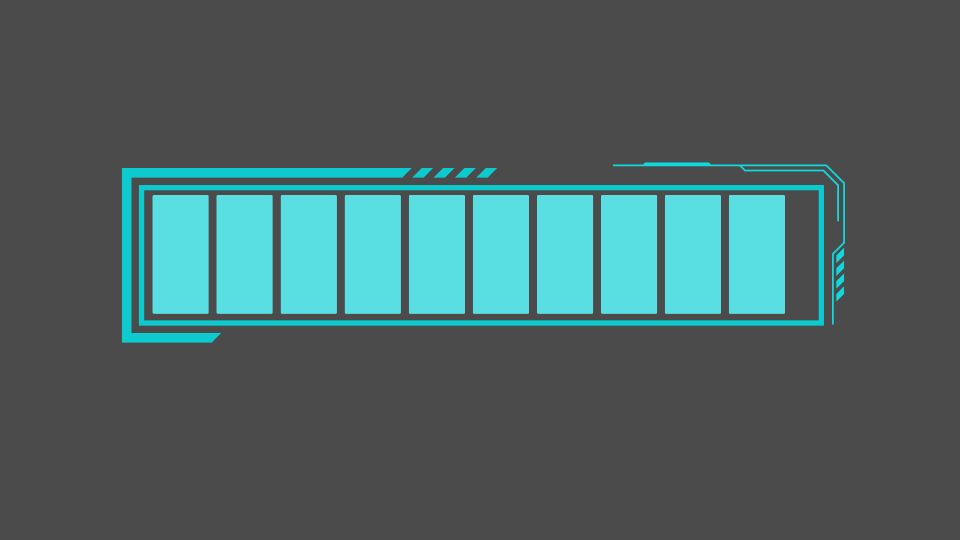
#> input picture SourceAssets/DrillEnergy/EnergyRevisedOriginal.png, 1920 x 1080 px, given in place of G.png, which was not available (shown at 1/2 size)
$ python prepare_drill_energy_cursor.py
#> lines starting #> are read from the running program, lines starting #| are printed output that depends on the picture
"""Prepare the supplied transparent artwork for UE; originals remain unchanged."""
from pathlib import Path
from PIL import Image
import shutil

root = Path(__file__).resolve().parents[1]
out = root / 'SourceAssets/DrillEnergy'
out.mkdir(parents=True, exist_ok=True)
art = Image.open('D:/下载/G.png').convert('RGBA')
shutil.copy2('D:/下载/G.png', out / 'EnergyOriginal.png')
frame = art.copy()
# Keep the original outline, separate its eight existing rectangles from the fill.
frame.paste((0,0,0,0), (290,385,1320,635))
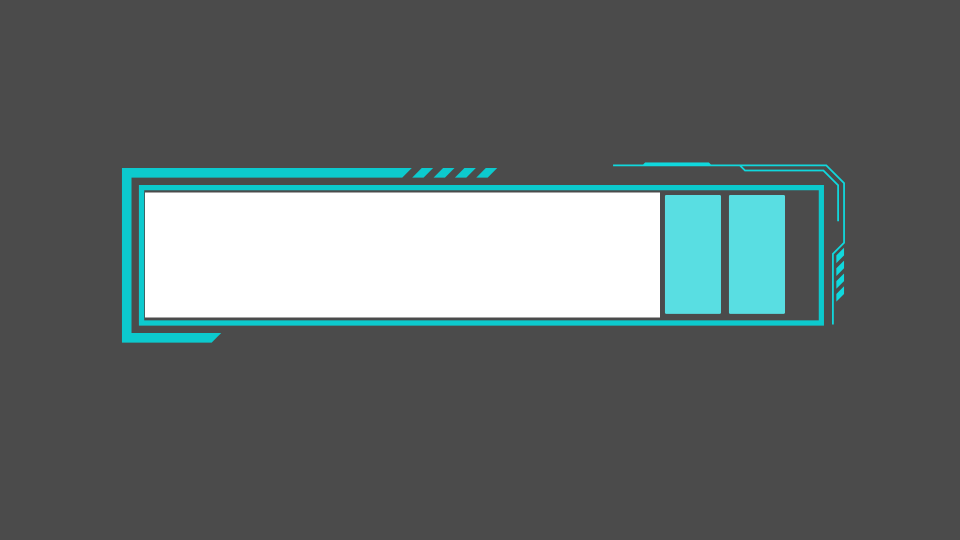
#> frame: PIL image 1920x1080 RGBA (shown at 1/2 size); mean R, G, B, A 64.2, 73.3, 73.5, 223.3; transparent parts drawn white
fill = Image.new('RGBA', art.size)
#> fill: PIL image 1920x1080 RGBA; every value is 0
block = art.crop((305,390,418,629))
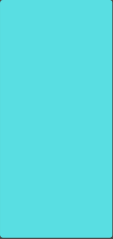
#> block: PIL image 113x239 RGBA; mean R, G, B, A 88.8, 220.2, 224.2, 255
# Repeat the supplied rectangle to fill the whole storage area (ten cells).
for i in range(10):
    fill.alpha_composite(block, (305 + i*128,390))
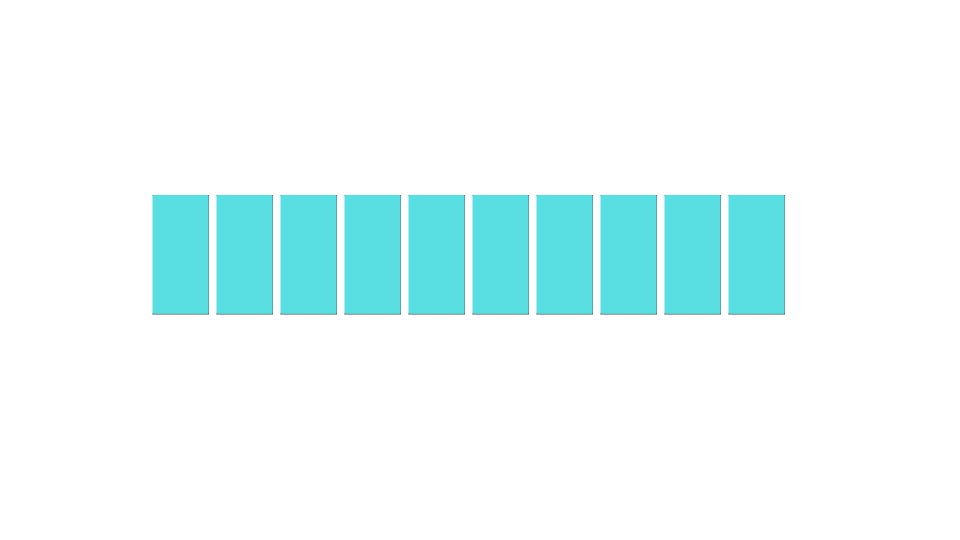
#> fill: PIL image 1920x1080 RGBA (shown at 1/2 size); mean R, G, B, A 11.6, 28.7, 29.2, 33.2; transparent parts drawn white
bounds = art.getbbox()
#> bounds = (0, 0, 1920, 1080)
for name, image in [('T_DrillEnergyFrame',frame),('T_DrillEnergyFill',fill)]:
    image.crop(bounds).transpose(Image.Transpose.ROTATE_90).save(out / (name+'.png'))
#> this loop made 2 passes
#> name on passes 1 to 2: 'T_DrillEnergyFrame', 'T_DrillEnergyFill'
#> pass 1, `image.crop(bounds).transpose(Image.Transpose.ROTATE_90).save(out / (na..`:
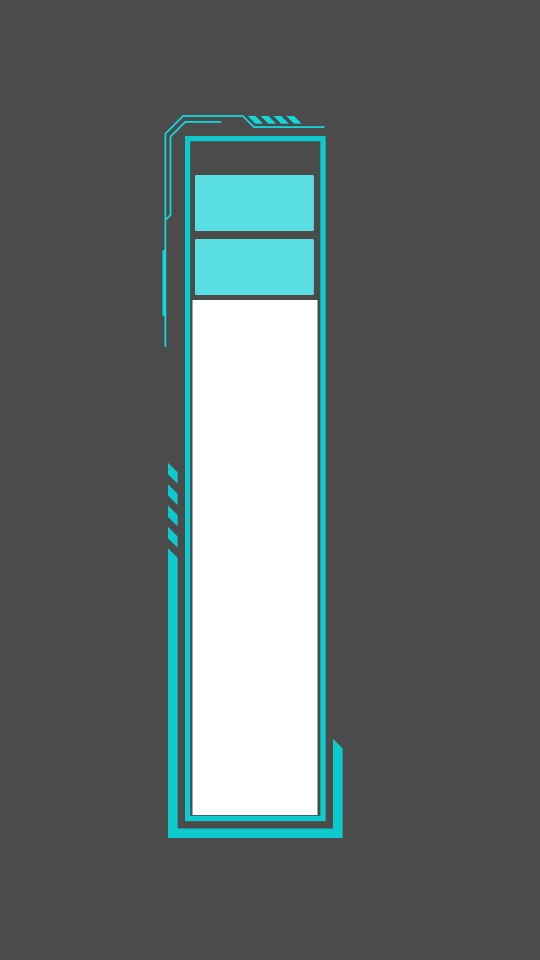
#> saved as T_DrillEnergyFrame.png: PIL image 1080x1920 RGBA (shown at 1/2 size); mean R, G, B, A 64.2, 73.3, 73.5, 223.3; transparent parts drawn white

cursor = Image.open('D:/下载/G (2).png').convert('RGBA')
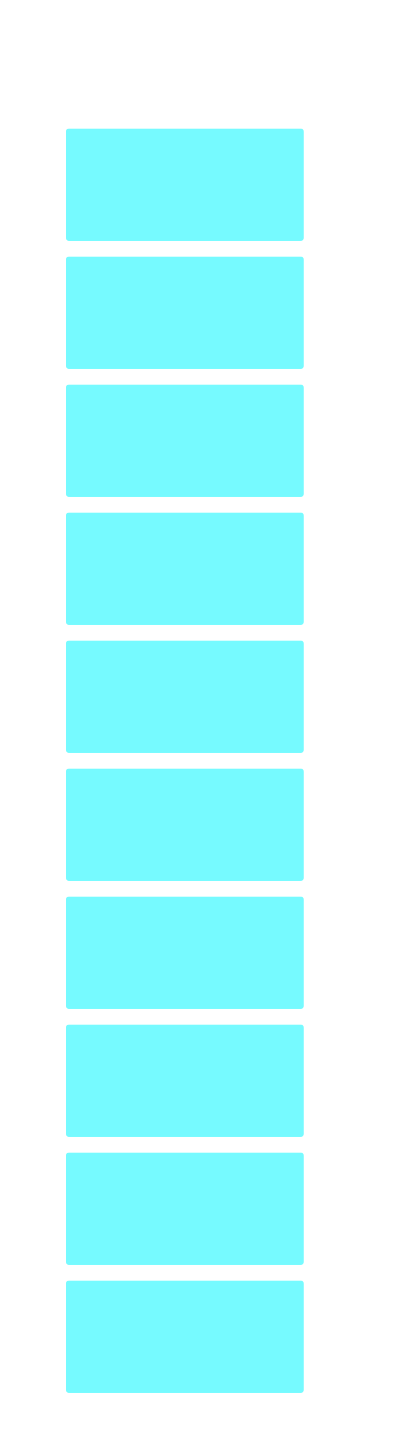
#> input picture SourceAssets/DrillEnergy/T_DrillEnergyFill.png, 418 x 1456 px, given in place of G (2).png, which was not available
#> cursor is the input picture: PIL image 418x1456 RGBA; mean R, G, B, A 40.6, 110.5, 112.7, 93.8
cursor_out = root / 'Content/Slate/Cursors'
cursor_out.mkdir(parents=True, exist_ok=True)
shutil.copy2('D:/下载/G (2).png', out / 'PickaxeCursorOriginal.png')
cursor = cursor.crop(cursor.getbbox())
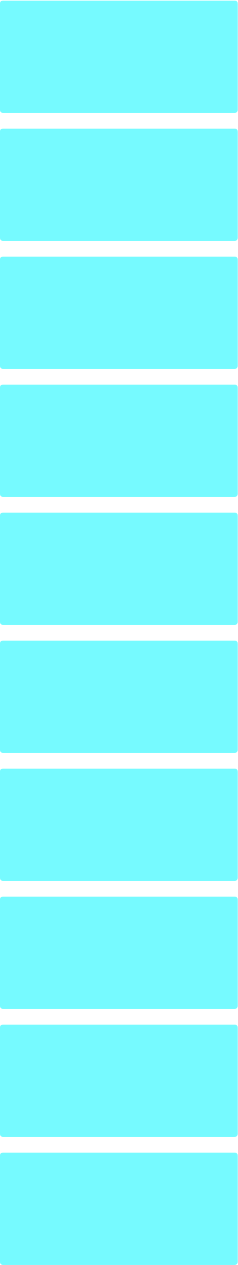
#> cursor: PIL image 238x1265 RGBA; mean R, G, B, A 82.1, 223.3, 227.8, 189.6; transparent parts drawn white
# Nearest resampling preserves the pixel artwork. Hotspot is the upper pick tip.
for scale in [1,1.5,2]:
    side = round(40*scale)
    thumb = cursor.copy()
    thumb.thumbnail((side-4,side-4),Image.Resampling.NEAREST)
    square = Image.new('RGBA',(side,side))
    square.alpha_composite(thumb,(round(2*scale),round(2*scale)))
    suffix = '' if scale==1 else '@'+str(scale).rstrip('0').rstrip('.')+'x'
    square.save(cursor_out / ('PickaxeCursor'+suffix+'.png'))
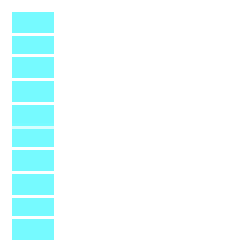
#> square: PIL image 80x80 RGBA (shown 3 times larger); mean R, G, B, A 13.7, 37.2, 37.9, 31.5; transparent parts drawn white
print('Prepared energy outline/fill and three cursor resolutions')

warning = Image.open('C:/Users/Lenovo/AppData/Local/Temp/codex-clipboard-f3200c71-3530-46d2-b008-5078d964596b.png').convert('RGBA')
warning_out=root/'Art/Office/Popups'
warning_out.mkdir(parents=True,exist_ok=True)
warning.crop(warning.getbbox()).save(warning_out/'T_PendingWarning.png')
